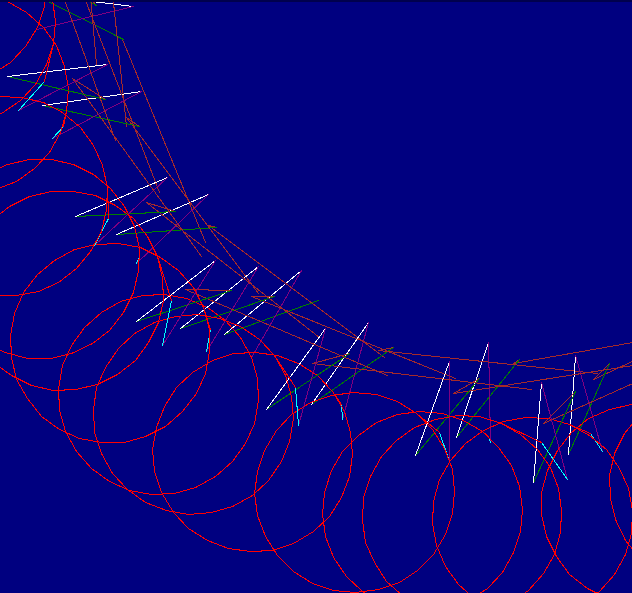

This chart was generated by the following Python code:
import turtle
stift=turtle.Pen()
turtle.bgcolor('navy')

for x in range(999):
	stift.forward(x)
	stift.left(200)
	stift.pencolor('green')
	stift.forward(100)
	stift.left(200)
	stift.pencolor('white')
	stift.forward(100)
	stift.left(200)
	stift.pencolor('purple')
	stift.forward(100)
	stift.left(200)
	stift.pencolor('cyan')
	stift.forward(x)
	stift.left(30)
	stift.pencolor('red')
	stift.forward(x)
	stift.left(2)
	stift.circle(100)
	stift.up()
	stift.forward(123)
	stift.down()
	stift.pencolor('brown')
	stift.forward(220)
	stift.left(201)
turtle.Screen().exitonclick()
